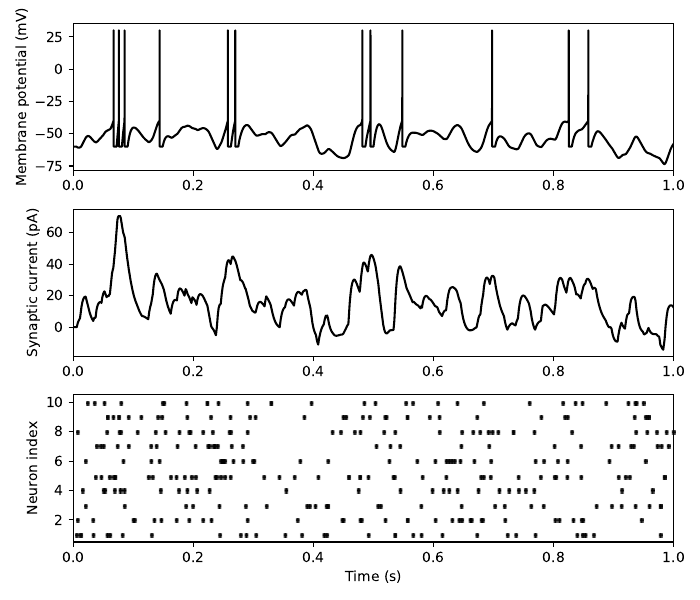

The script that saved this image:
import numpy as np
import matplotlib.pyplot as plt
from tqdm import tqdm

from Models.Neurons import CurrentBasedLIF
from Models.Synapses import DoubleExponentialSynapse, SingleExponentialSynapse

np.random.seed(seed=0)

dt = 1e-4; T = 1; nt = round(T/dt) # シミュレーション時間
num_in = 10; num_out = 1 # 入力 / 出力ニューロンの数

# 入力のポアソンスパイク
fr_in = 30 # 入力のポアソンスパイクの発火率(Hz)
x = np.where(np.random.rand(nt, num_in) < fr_in * dt, 1, 0)
W = 0.2*np.random.randn(num_out, num_in) # ランダムな結合重み

# モデル
neurons = CurrentBasedLIF(N=num_out, dt=dt, tref=5e-3,
                          tc_m=1e-2, vrest=-65, vreset=-60,
                          vthr=-40, vpeak=30)
synapses = SingleExponentialSynapse(N=num_out, dt=dt, td=1e-2)
#synapses = DoubleExponentialSynapse(N=num_out, dt=dt, td=1e-2, tr=1e-2)

# 記録用配列
current = np.zeros((num_out, nt))
voltage = np.zeros((num_out, nt))

# シミュレーション
neurons.initialize_states() # 状態の初期化
for t in tqdm(range(nt)):
    # 更新
    I = synapses(np.dot(W, x[t]))
    s = neurons(I)

    # 記録
    current[:, t] = I
    voltage[:, t] = neurons.v_
    
# 結果表示
t = np.arange(nt)*dt
plt.figure(figsize=(7, 6))
plt.subplot(3,1,1)
plt.plot(t, voltage[0], color="k")
plt.xlim(0, T)
plt.ylabel('Membrane potential (mV)') 
plt.tight_layout()

plt.subplot(3,1,2)
plt.plot(t, current[0], color="k")
plt.xlim(0, T)
plt.ylabel('Synaptic current (pA)') 
plt.tight_layout()

plt.subplot(3,1,3)
for i in range(num_in):    
    plt.plot(t, x[:, i]*(i+1), 'ko', markersize=2)
plt.xlabel('Time (s)')
plt.ylabel('Neuron index') 
plt.xlim(0, T)
plt.ylim(0.5, num_in+0.5)
plt.tight_layout()
plt.savefig('LIF_random_network.pdf')
plt.show()